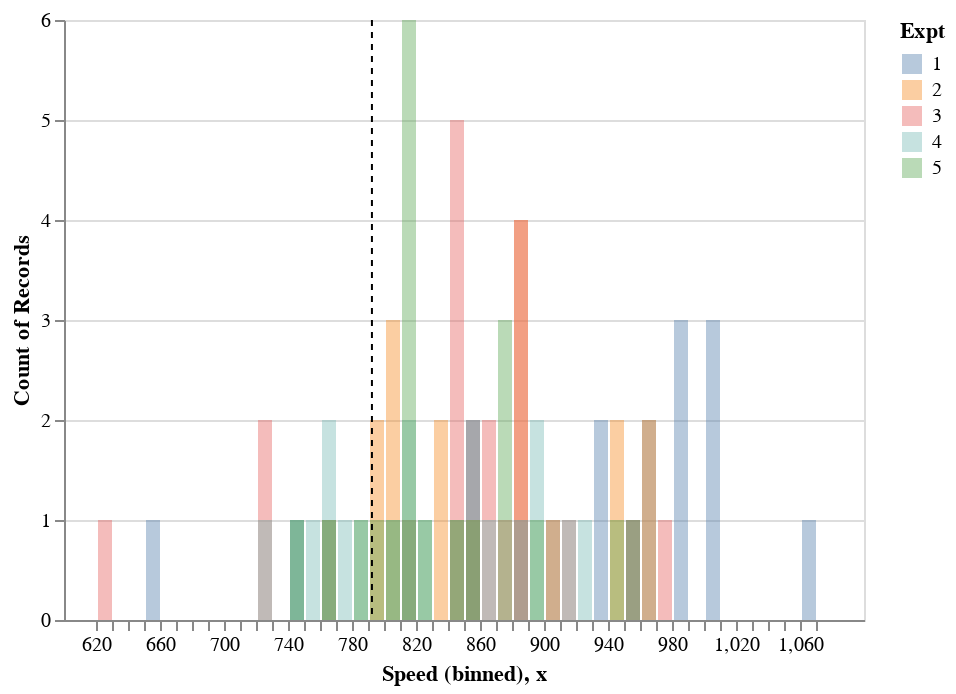

Write notebook code for a chart like this one.
### Code cell
glue('final_plot', final_plot, display=True)

### Figure 1 — Vega-Lite specification as saved in the notebook (floating-point values rounded to 4 significant figures)
{"config": {"view": {"continuousWidth": 400, "continuousHeight": 300}}, "layer": [{"data": {"name": "data-9505d6e8ffc0fbd66f1f70f18ab69d65"}, "mark": {"type": "bar", "opacity": 0.4}, "encoding": {"color": {"field": "Expt", "type": "nominal"}, "x": {"bin": {"maxbins": 50}, "field": "Speed", "type": "quantitative"}, "y": {"aggregate": "count", "stack": false, "type": "quantitative"}}}, {"data": {"name": "data-623ad424afb61a0fae69b38cf4c35612"}, "mark": {"type": "rule", "size": 1, "strokeDash": [3, 3]}, "encoding": {"x": {"field": "x", "type": "quantitative"}}}], "$schema": "https://vega.github.io/schema/vega-lite/v4.17.0.json", "datasets": {"data-9505d6e8ffc0fbd66f1f70f18ab69d65": [{"Expt": 1, "Run": 1, "Speed": 850}, {"Expt": 1, "Run": 2, "Speed": 740}, {"Expt": 1, "Run": 3, "Speed": 900}, {"Expt": 1, "Run": 4, "Speed": 1070}, {"Expt": 1, "Run": 5, "Speed": 930}, {"Expt": 1, "Run": 6, "Speed": 850}, {"Expt": 1, "Run": 7, "Speed": 950}, {"Expt": 1, "Run": 8, "Speed": 980}, {"Expt": 1, "Run": 9, "Speed": 980}, {"Expt": 1, "Run": 10, "Speed": 880}, {"Expt": 1, "Run": 11, "Speed": 1000}, {"Expt": 1, "Run": 12, "Speed": 980}, {"Expt": 1, "Run": 13, "Speed": 930}, {"Expt": 1, "Run": 14, "Speed": 650}, {"Expt": 1, "Run": 15, "Speed": 760}, {"Expt": 1, "Run": 16, "Speed": 810}, {"Expt": 1, "Run": 17, "Speed": 1000}, {"Expt": 1, "Run": 18, "Speed": 1000}, {"Expt": 1, "Run": 19, "Speed": 960}, {"Expt": 1, "Run": 20, "Speed": 960}, {"Expt": 2, "Run": 1, "Speed": 960}, {"Expt": 2, "Run": 2, "Speed": 940}, {"Expt": 2, "Run": 3, "Speed": 960}, {"Expt": 2, "Run": 4, "Speed": 940}, {"Expt": 2, "Run": 5, "Speed": 880}, {"Expt": 2, "Run": 6, "Speed": 800}, {"Expt": 2, "Run": 7, "Speed": 850}, {"Expt": 2, "Run": 8, "Speed": 880}, {"Expt": 2, "Run": 9, "Speed": 900}, {"Expt": 2, "Run": 10, "Speed": 840}, {"Expt": 2, "Run": 11, "Speed": 830}, {"Expt": 2, "Run": 12, "Speed": 790}, {"Expt": 2, "Run": 13, "Speed": 810}, {"Expt": 2, "Run": 14, "Speed": 880}, {"Expt": 2, "Run": 15, "Speed": 880}, {"Expt": 2, "Run": 16, "Speed": 830}, {"Expt": 2, "Run": 17, "Speed": 800}, {"Expt": 2, "Run": 18, "Speed": 790}, {"Expt": 2, "Run": 19, "Speed": 760}, {"Expt": 2, "Run": 20, "Speed": 800}, {"Expt": 3, "Run": 1, "Speed": 880}, {"Expt": 3, "Run": 2, "Speed": 880}, {"Expt": 3, "Run": 3, "Speed": 880}, {"Expt": 3, "Run": 4, "Speed": 860}, {"Expt": 3, "Run": 5, "Speed": 720}, {"Expt": 3, "Run": 6, "Speed": 720}, {"Expt": 3, "Run": 7, "Speed": 620}, {"Expt": 3, "Run": 8, "Speed": 860}, {"Expt": 3, "Run": 9, "Speed": 970}, {"Expt": 3, "Run": 10, "Speed": 950}, {"Expt": 3, "Run": 11, "Speed": 880}, {"Expt": 3, "Run": 12, "Speed": 910}, {"Expt": 3, "Run": 13, "Speed": 850}, {"Expt": 3, "Run": 14, "Speed": 870}, {"Expt": 3, "Run": 15, "Speed": 840}, {"Expt": 3, "Run": 16, "Speed": 840}, {"Expt": 3, "Run": 17, "Speed": 850}, {"Expt": 3, "Run": 18, "Speed": 840}, {"Expt": 3, "Run": 19, "Speed": 840}, {"Expt": 3, "Run": 20, "Speed": 840}, {"Expt": 4, "Run": 1, "Speed": 890}, {"Expt": 4, "Run": 2, "Speed": 810}, {"Expt": 4, "Run": 3, "Speed": 810}, {"Expt": 4, "Run": 4, "Speed": 820}, {"Expt": 4, "Run": 5, "Speed": 800}, {"Expt": 4, "Run": 6, "Speed": 770}, {"Expt": 4, "Run": 7, "Speed": 760}, {"Expt": 4, "Run": 8, "Speed": 740}, {"Expt": 4, "Run": 9, "Speed": 750}, {"Expt": 4, "Run": 10, "Speed": 760}, {"Expt": 4, "Run": 11, "Speed": 910}, {"Expt": 4, "Run": 12, "Speed": 920}, {"Expt": 4, "Run": 13, "Speed": 890}, {"Expt": 4, "Run": 14, "Speed": 860}, {"Expt": 4, "Run": 15, "Speed": 880}, {"Expt": 4, "Run": 16, "Speed": 720}, {"Expt": 4, "Run": 17, "Speed": 840}, {"Expt": 4, "Run": 18, "Speed": 850}, {"Expt": 4, "Run": 19, "Speed": 850}, {"Expt": 4, "Run": 20, "Speed": 780}, {"Expt": 5, "Run": 1, "Speed": 890}, {"Expt": 5, "Run": 2, "Speed": 840}, {"Expt": 5, "Run": 3, "Speed": 780}, {"Expt": 5, "Run": 4, "Speed": 810}, {"Expt": 5, "Run": 5, "Speed": 760}, {"Expt": 5, "Run": 6, "Speed": 810}, {"Expt": 5, "Run": 7, "Speed": 790}, {"Expt": 5, "Run": 8, "Speed": 810}, {"Expt": 5, "Run": 9, "Speed": 820}, {"Expt": 5, "Run": 10, "Speed": 850}, {"Expt": 5, "Run": 11, "Speed": 870}, {"Expt": 5, "Run": 12, "Speed": 870}, {"Expt": 5, "Run": 13, "Speed": 810}, {"Expt": 5, "Run": 14, "Speed": 740}, {"Expt": 5, "Run": 15, "Speed": 810}, {"Expt": 5, "Run": 16, "Speed": 940}, {"Expt": 5, "Run": 17, "Speed": 950}, {"Expt": 5, "Run": 18, "Speed": 800}, {"Expt": 5, "Run": 19, "Speed": 810}, {"Expt": 5, "Run": 20, "Speed": 870}], "data-623ad424afb61a0fae69b38cf4c35612": [{"x": 792.5}]}}
